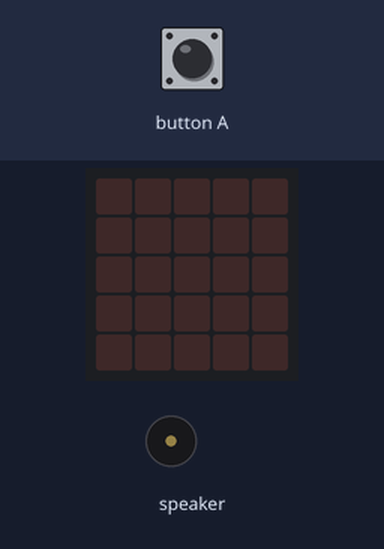
The program below on a simulated Calliope mini (MakeCode). Shown: the board's 5×5 LED display, buzzer (waves = sounding). Inputs (shaded band) come from the test bench.

Above: at 1.2 s.
1.3 s: button A pressed for 0.15 s
At 3.8 s:
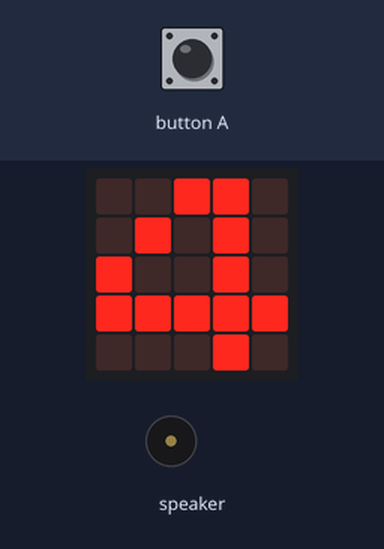
At 10.3 s:
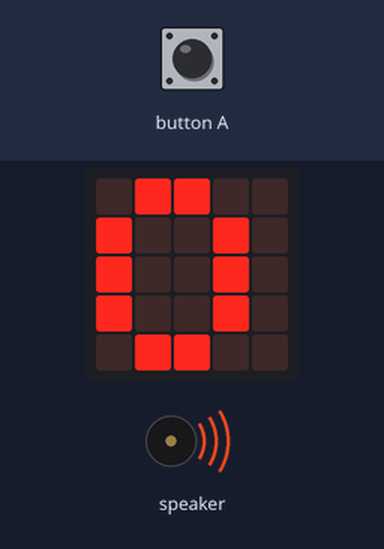
Timing chart, 0 to 10.4 s (numbered marks = the images above; inputs shaded):
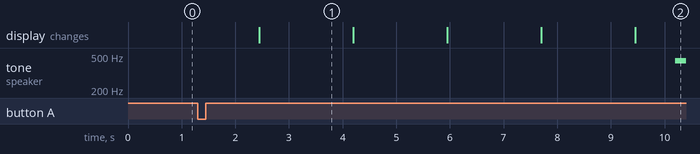

Measured:
- after the input at 1.3 s, tone on speaker: silent → 440 Hz after 8.9 s; the display: changes after 1.2 s (image 1)
- what the display in image 1 shows lasts 1.7 s, from 2.5 s to 4.2 s

The program:

main.ts
```typescript
let Timer = 0
input.onButtonEvent(Button.A, input.buttonEventClick(), function () {
    Timer = 5
    for (let index = 0; index < 5; index++) {
        basic.pause(1000)
        Timer += -1
        basic.showString("" + (Timer))
    }
    music.playMelody("A F E F D G E F ", 120)
})
```

test.ts
```typescript
// Hier kann man Tests durchführen; diese Datei wird nicht kompiliert, wenn dieses Paket als Erweiterung verwendet wird.
```
